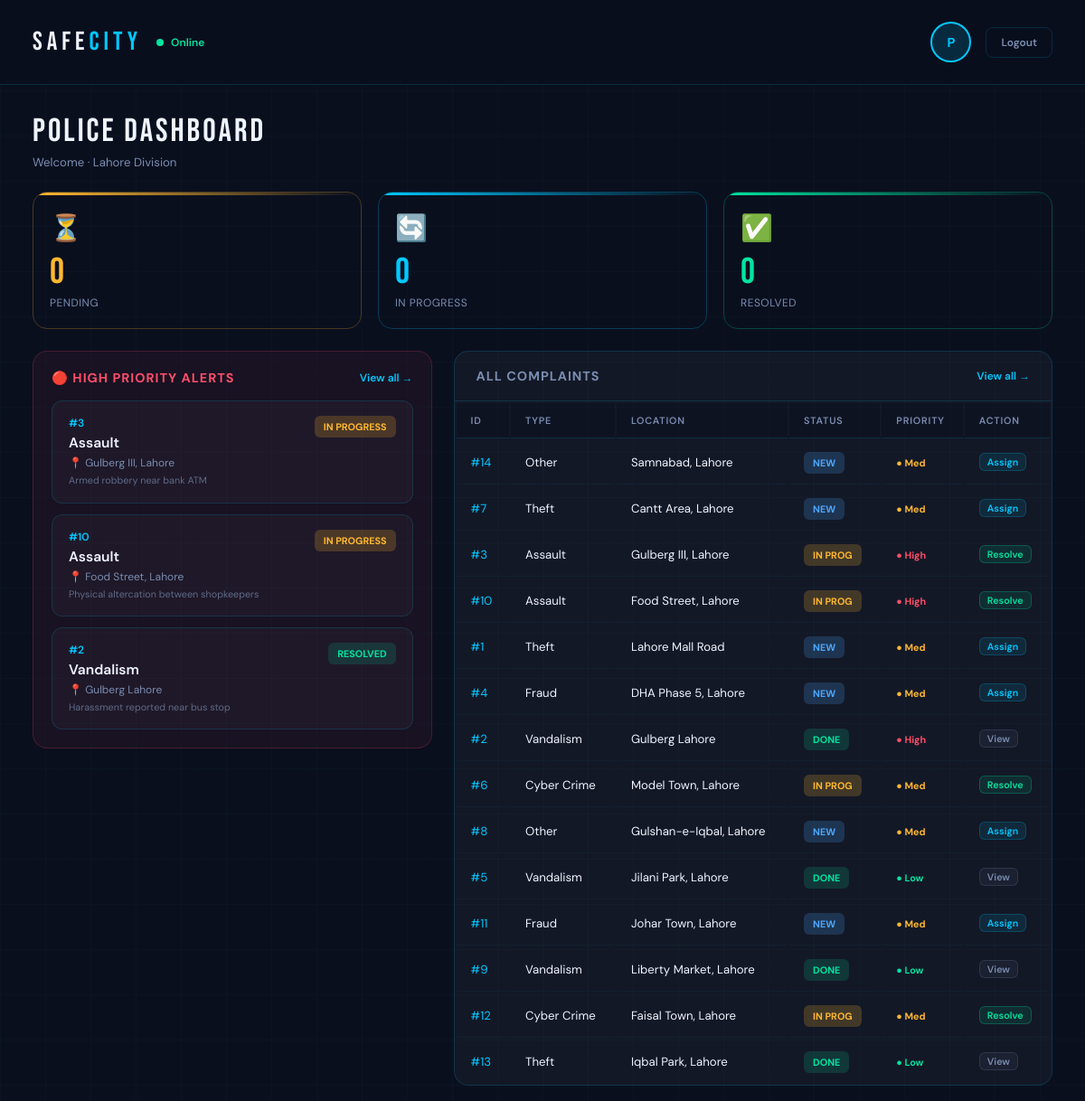
Screenshot of /police_dashboard with the database file from the repository.
### tables this page shows
CREATE TABLE Cases (
    case_id INTEGER PRIMARY KEY AUTOINCREMENT,
    complaint_id INTEGER UNIQUE,
    assigned_police_id INTEGER,
    assigned_detective_id INTEGER,
    assigned_volunteer_id INTEGER,
    priority TEXT DEFAULT 'Medium' CHECK(priority IN ('High','Medium','Low')),
    notes TEXT,
    last_updated DATETIME DEFAULT CURRENT_TIMESTAMP,

    FOREIGN KEY (complaint_id) REFERENCES Complaints(complaint_id),
    FOREIGN KEY (assigned_police_id) REFERENCES AuthorizedPersonnel(personnel_id),
    FOREIGN KEY (assigned_detective_id) REFERENCES AuthorizedPersonnel(personnel_id),
    FOREIGN KEY (assigned_volunteer_id) REFERENCES Citizens(citizen_id)
);

CREATE TABLE Complaints (
    complaint_id INTEGER PRIMARY KEY AUTOINCREMENT,
    user_id INTEGER,
    category_id INTEGER,
    description TEXT NOT NULL,
    location TEXT NOT NULL,
    status TEXT DEFAULT 'Pending' CHECK(status IN ('Pending','In Progress','Resolved')),
    created_at DATETIME DEFAULT CURRENT_TIMESTAMP,

    FOREIGN KEY (user_id) REFERENCES Citizens(citizen_id),
    FOREIGN KEY (category_id) REFERENCES CrimeCategories(category_id)
);

CREATE TABLE CrimeCategories (
    category_id INTEGER PRIMARY KEY AUTOINCREMENT,
    name TEXT UNIQUE NOT NULL
);

### app.py (the view)
@app.route('/police_dashboard')
def police_dashboard():
    conn = get_db_connection()
    pending = conn.execute('''
        SELECT COUNT(*) FROM Complaints c
        JOIN Cases cs ON c.complaint_id = cs.complaint_id
        WHERE cs.assigned_police_id = ? AND c.status = 'Pending'
    ''', (session.get('user_id'),)).fetchone()[0]
    in_progress = conn.execute('''
        SELECT COUNT(*) FROM Complaints c
        JOIN Cases cs ON c.complaint_id = cs.complaint_id
        WHERE cs.assigned_police_id = ? AND c.status = 'In Progress'
    ''', (session.get('user_id'),)).fetchone()[0]
    resolved = conn.execute('''
        SELECT COUNT(*) FROM Complaints c
        JOIN Cases cs ON c.complaint_id = cs.complaint_id
        WHERE cs.assigned_police_id = ? AND c.status = 'Resolved'
    ''', (session.get('user_id'),)).fetchone()[0]
    high_priority = conn.execute("""
        SELECT  c.complaint_id,
                cc.name            AS category,
                c.description,
                c.location,
                c.status,
                cs.priority,
                cs.assigned_police_id
        FROM    Complaints c
        JOIN    Cases cs  ON c.complaint_id = cs.complaint_id
        JOIN    CrimeCategories cc ON c.category_id = cc.category_id
        WHERE   cs.priority = 'High'
        ORDER   BY c.created_at DESC
        LIMIT   4
    """).fetchall()
    all_complaints = conn.execute("""
        SELECT  c.complaint_id,
                cc.name                        AS category,
                c.location,
                c.status,
                COALESCE(cs.priority, 'Medium') AS priority
        FROM    Complaints c
        LEFT JOIN Cases cs  ON c.complaint_id = cs.complaint_id
        JOIN    CrimeCategories cc ON c.category_id = cc.category_id
        ORDER   BY c.created_at DESC
    """).fetchall()
    conn.close()
    return render_template(
        'police_dashboard.html',
        pending=pending,
        in_progress=in_progress,
        resolved=resolved,
        high_priority=high_priority,
        all_complaints=all_complaints,
    )

### app.py (called while the page is built)
def get_db_connection():
    conn = sqlite3.connect(DATABASE)
    conn.row_factory = sqlite3.Row
    return conn

### templates/police_dashboard.html (shortened to what this page needs)
<!DOCTYPE html>
<html lang="en">
<head>
</head>
<body>
  <div class="app-container">
    <div class="header">
      <div class="header-left">
        <div class="logo">SAFE<span>CITY</span></div>
        <div class="online-badge"><span class="online-dot"></span>Online</div>
      </div>
      <div class="header-right">
        <div class="officer-avatar">{% if session.name %}{{ session.name[0] }}{% else %}P{% endif %}</div>
        <a href="/" class="logout-link">Logout</a>
      </div>
    </div>
    <div class="app-content">
      <div class="content">
        <div>
          <div class="page-title">Police Dashboard</div>
          <div class="page-sub">Welcome{% if session.name %}, {{ session.name }}{% endif %} · Lahore Division</div>
        </div>
        <div class="stats-grid">
          <div class="stat-card c-yellow">
            <div class="stat-icon">⏳</div>
            <div class="stat-num">{{ pending }}</div>
            <div class="stat-lbl">Pending</div>
          </div>
          <div class="stat-card c-cyan">
            <div class="stat-icon">🔄</div>
            <div class="stat-num">{{ in_progress }}</div>
            <div class="stat-lbl">In Progress</div>
          </div>
          <div class="stat-card c-green">
            <div class="stat-icon">✅</div>
            <div class="stat-num">{{ resolved }}</div>
            <div class="stat-lbl">Resolved</div>
          </div>
        </div>
        <div class="two-column-layout">
          <div class="priority-section">
            <div class="priority-header">
              <span class="priority-title">🔴 High Priority Alerts</span>
              <a href="/case_tracking/high_priority" class="priority-link">View all →</a>
            </div>
            {% if high_priority %}
              {% for hp in high_priority %}
              <div class="incident-item">
                <div class="incident-info">
                  <div class="incident-id">#{{ hp['complaint_id'] }}</div>
                  <div class="incident-type">{{ hp['category'] }}</div>
                  <div class="incident-loc">📍 {{ hp['location'] }}</div>
                  {% if hp['description'] %}
                  <div class="incident-desc">{{ hp['description'][:80] }}{% if hp['description']|length > 80 %}…{% endif %}</div>
                  {% endif %}
                </div>
                <div class="incident-right">
                  {% if hp['status'] == 'Pending' %}
                    <span class="status-pill sp-new">New</span>
                  {% elif hp['status'] == 'In Progress' %}
                    <span class="status-pill sp-progress">In Progress</span>
                  {% else %}
                    <span class="status-pill sp-resolved">Resolved</span>
                  {% endif %}
                </div>
              </div>
              {% endfor %}
            {% else %}
              <div class="empty-state">
                <div class="empty-icon">🟢</div>
                No high priority alerts right now.
              </div>
            {% endif %}
          </div>
          <div class="complaints-section">
            <div class="section-head">
              <span class="section-head-title">All Complaints</span>
              <a href="/case_tracking" class="section-link">View all →</a>
            </div>
            <div class="table-wrapper">
              {% if all_complaints %}
              <table class="complaints-table">
                <thead>
                  <tr>
                    <th>ID</th>
                    <th>Type</th>
                    <th>Location</th>
                    <th>Status</th>
                    <th>Priority</th>
                    <th>Action</th>
                  </tr>
                </thead>
                <tbody>
                  {% for c in all_complaints %}
                  <tr>
                    <td style="color:var(--cyan)">#{{ c['complaint_id'] }}</td>
                    <td>{{ c['category'] }}</td>
                    <td>{{ c['location'] }}</td>
                    <td>
                      {% if c['status'] == 'Pending' %}
                        <span class="status-pill sp-new">New</span>
                      {% elif c['status'] == 'In Progress' %}
                        <span class="status-pill sp-progress">In Prog</span>
                      {% else %}
                        <span class="status-pill sp-resolved">Done</span>
                      {% endif %}
                    </td>
                    <td>
                      {% if c['priority'] == 'High' %}
                        <span class="pr-high">● High</span>
                      {% elif c['priority'] == 'Medium' %}
                        <span class="pr-med">● Med</span>
                      {% else %}
                        <span class="pr-low">● Low</span>
                      {% endif %}
                    </td>
                    <td class="td-action">
                      {% if c['status'] == 'Pending' %}
                        <form method="POST" action="/assign_case/{{ c['complaint_id'] }}" class="inline-form">
                          <button type="submit" class="assign-btn" style="padding:2px 8px;">Assign</button>
                        </form>
                      {% elif c['status'] == 'In Progress' %}
                        <form method="POST" action="/resolve_case/{{ c['complaint_id'] }}" class="inline-form">
                          <button type="submit" class="assign-btn btn-resolve" style="padding:2px 8px;">Resolve</button>
                        </form>
                      {% else %}
                        <a href="/case_tracking" class="assign-btn btn-view" style="padding:2px 8px;">View</a>
                      {% endif %}
                    </td>
                  </tr>
                  {% endfor %}
                </tbody>
              </table>
              {% else %}
              <div class="empty-state">
                <div class="empty-icon">📋</div>
                No complaints filed yet.
              </div>
              {% endif %}
            </div>
          </div>
        </div>
      </div>
    </div>
  </div>
</body>
</html>

### rows the page displays
Cases: complaint_id "3", category "Assault", location "Gulberg III, Lahore", description "Armed robbery near bank ATM", shows "IN PROGRESS"
Cases: complaint_id "10", category "Assault", location "Food Street, Lahore", description "Physical altercation between shopkeepers", shows "IN PROGRESS"
Cases: complaint_id "2", category "Vandalism", location "Gulberg Lahore", description "Harassment reported near bus stop", shows "RESOLVED"
Complaints: complaint_id "14", category "Other", location "Samnabad, Lahore", status "NEW", shows "● Med"
Complaints: complaint_id "7", category "Theft", location "Cantt Area, Lahore", status "NEW", shows "● Med"
Complaints: complaint_id "3", category "Assault", location "Gulberg III, Lahore", status "IN PROG", shows "● High"
Complaints: complaint_id "10", category "Assault", location "Food Street, Lahore", status "IN PROG", shows "● High"
Complaints: complaint_id "1", category "Theft", location "Lahore Mall Road", status "NEW", shows "● Med"
Complaints: complaint_id "4", category "Fraud", location "DHA Phase 5, Lahore", status "NEW", shows "● Med"
Complaints: complaint_id "2", category "Vandalism", location "Gulberg Lahore", status "DONE", shows "● High"
Complaints: complaint_id "6", category "Cyber Crime", location "Model Town, Lahore", status "IN PROG", shows "● Med"
Complaints: complaint_id "8", category "Other", location "Gulshan-e-Iqbal, Lahore", status "NEW", shows "● Med"
Complaints: complaint_id "5", category "Vandalism", location "Jilani Park, Lahore", status "DONE", shows "● Low"
Complaints: complaint_id "11", category "Fraud", location "Johar Town, Lahore", status "NEW", shows "● Med"
Complaints: complaint_id "9", category "Vandalism", location "Liberty Market, Lahore", status "DONE", shows "● Low"
Complaints: complaint_id "12", category "Cyber Crime", location "Faisal Town, Lahore", status "IN PROG", shows "● Med"
Complaints: complaint_id "13", category "Theft", location "Iqbal Park, Lahore", status "DONE", shows "● Low"

### other values shown
{{ pending }} "0"
{{ in_progress }} "0"
{{ resolved }} "0"
